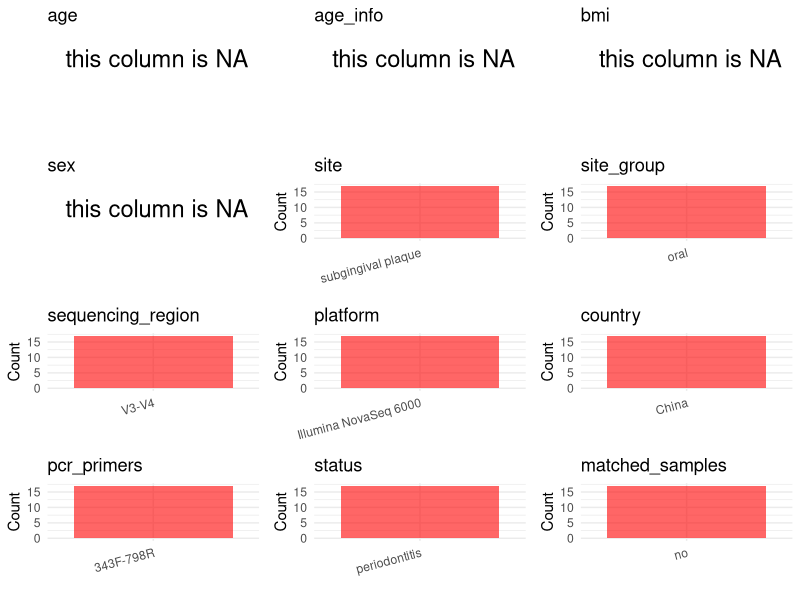

This figure's R source: (Note: this script raises an error after producing the figure.)
## ---- chunk 1
# Load libraries
library(dplyr)
library(ggplot2)
library(cowplot)

# (1) Setting working directory
# EDIT HERE: change project_id for each study
project_id <- "PRJNA893253"

base_dir <- "/beegfs/huangxiaochang/global_oral/global-oral-microbiome/data/projects/"
setwd(file.path(base_dir, project_id))

# (2) Loading raw SRA metadata file
sra_file <- "SraRunTable.csv"
initial_meta <- read.csv("SraRunTable.csv", header = TRUE)

# (3) OPTIONAL: If extra metadata (e.g., Table.x or supplemental materials) are available from the article, you may need to merge the file with initial_meta manually. Below is example code for merging. Depending on the specific case of each study, you can customize the code as needed.
# supp_table <- read.csv("supplemental_table.csv", header = TRUE)
# initial_meta <- left_join(initial_meta, supp_table, by = merge_col_name)
## ---- chunk 2
# (1) Read the article in the following order: abstract, the beginning of the results section, and the methods. Understand the sample size, experimental design, and disease group overview. Clarify the sampling sites; for oral and gut samples, specify the exact sites like supragingival plaque, tongue, etc.

# (2) IMPORTANT: MUST go through each column of initial_meta
# head(initial_meta, 10)

# IMPORTANT: Check the unique values in the column of interest or query column.
# lapply(initial_meta[c('body_habitat', 'body_product', 'body_site')], table) # site
# table(initial_meta$host_subject_id) # subject id
# table(initial_meta$platform..exp.) # output is Illumina
# table(initial_meta$target_subfragment..exp.)
## ---- chunk 3
# (1) EDIT HERE: Parameter setup
# NOTE: This project has no lab control samples (blanks/positives) or non-human samples. Leave keywords empty to skip filtering.
control_column <- NA   # column name in initial_meta
# unique(initial_meta[[control_column]])  # uncomment to explore
control_keywords <- c()     # Enter exact keywords

species_column <- NA          # column name in initial_meta
# unique(initial_meta[[species_column]])  # uncomment to explore
non_human_keywords <- c()            # Enter exact keywords


# (2) Remove controls and non-human samples. DO NOT need to modify code in this part, just run it.
n_samples <- nrow(initial_meta)
# Control evaluation
if (length(control_keywords) > 0) {
  if (is.null(control_column) || control_column == "") {
    stop("Error: control_keywords provided but control_column is missing.")
  }

  if (!(control_column %in% colnames(initial_meta))) {
    stop(sprintf("Error: Column '%s' not found in initial_meta.", control_column))
  }

  control_pattern <- paste(control_keywords, collapse = "|")
  control_text <- initial_meta[[control_column]]
  is_control <- grepl(control_pattern, control_text)

} else {
  is_control <- rep(FALSE, n_samples)
}

# Non-human evaluation
if (length(non_human_keywords) > 0) {
  if (is.null(species_column) || species_column == "") {
    stop("Error: non_human_keywords provided but species_column is missing.")
  }

  if (!(species_column %in% colnames(initial_meta))) {
    stop(sprintf("Error: Column '%s' not found in initial_meta.", control_column))
  }

  non_human_pattern <- paste(non_human_keywords, collapse = "|")
  species_text <- initial_meta[[species_column]]
  is_non_human <- grepl(non_human_pattern, species_text)
} else {
  is_non_human <- rep(FALSE, n_samples)
}

# Execute removal
samples_to_remove <- is_control | is_non_human
initial_meta <- initial_meta[!samples_to_remove, ]

cat("Initial samples counts:",n_samples,"\n")
cat("Removed control samples:", sum(is_control), "\n")
cat("Removed non-human samples:", sum(is_non_human), "\n")
cat("Total samples removed ", sum(samples_to_remove), "\n")
cat("Remaining samples after Step 2:", nrow(initial_meta), "\n")
## ---- chunk 4
# Extract columns from initial_meta as follows:
# (1) No modification needed → extract directly.
# (2) Modification needed → create a column start with 'raw_' and mark the target column as "pending".
# (3) Need to find or determine based on the article.

metadata <- data.frame(
  bioproject = initial_meta$BioProject,
  sample_id = initial_meta$Run,
  subject_id = initial_meta$Sample.Name,
  age = NA,
  age_info = NA,
  bmi = NA,
  raw_sex = NA,
  sex = "pending",
  sequencing_region = "V3-V4",
  platform = initial_meta$Instrument,
  country = initial_meta$geo_loc_name_country,
  raw_site = initial_meta$isolation_source,
  site = "pending",
  site_group = "pending",
  public_time = initial_meta$ReleaseDate,
  pcr_primers = NA,
  title = NA,
  disease_study = NA,
  status = "periodontitis",
  matched_samples = "pending",
  is_time_series = "no",
  stringsAsFactors = FALSE
)

metadata$public_time <- as.Date(metadata$public_time)
## ---- chunk 5
# (1) Handle the columns with the `raw_` prefix.
# IMPORTANT: Add comments if the modification is not straightforward!!

# Assign site and sex
metadata$site <- tolower(metadata$raw_site)
metadata$sex <- NA_character_

metadata$pcr_primers <- "343F-798R"
metadata$title <- "Prevotella genus and its related NOD-like receptor signaling pathway in young males with stage III periodontitis"
metadata$disease_study <- "yes"
metadata$status <- "periodontitis"

## ---- chunk 6
# (2) Filling the 'site_group' and 'matched_samples' columns
# editing site_group
unique(metadata$site)
# EDIT HERE: add oral sites
Oral_site = c("saliva", "mouth", "tongue coating", "supragingival plaque", "subgingival plaque", "oral swab", "denture", "tooth", "abscess pus", "adjacent periodontal pocket", "patient healthy crevice", "healthy control crevice", "gingival crevicular fluid", "subgingival plaque")
# EDIT HERE: add gut sites
Gut_site = c("feces", "stool")
# just run
metadata <- metadata %>%
  mutate(site_group = case_when(
    site %in% Oral_site ~ "oral",
    site %in% Gut_site ~ "gut",
    TRUE ~ "other"
  ))

# editing matched_samples, just run.
metadata$matched_samples <- ifelse(
  ave(metadata$subject_id, metadata$subject_id, FUN = length) > 1,
  "yes",
  "no"
)
## ---- chunk 7
# (3) check if there is pending value in metadata. If there is pending value, go on modify the metadata.
# Function to check if a column contains "pending"
has_pending <- function(col) {
  if (is.character(col) || is.factor(col)) {
    any(col == "pending", na.rm = TRUE)
  } else {
    FALSE
  }
}

# Check for any pending value
any_pending_value <- any(sapply(metadata, has_pending))

if (!any_pending_value) {
  message("Good! No cell contains the value 'pending'.")
} else {
  pending_cols <- names(metadata)[sapply(metadata, has_pending)]
  message("Columns containing 'pending': ", paste(pending_cols, collapse = ", "))
  message("Please continue to resolve these pending columns!")
}
## ---- chunk 8
# Select columns for visualization, just run
plot_data <- metadata %>%
  select(-bioproject, -sample_id, -subject_id, -title)

create_simple_plots <- function(data) {
  plots <- list()
  continuous_vars <- c("age", "bmi")

  for (col in colnames(data)) {
    if (all(is.na(data[[col]]))) {
      p <- ggplot() +
        annotate("text", x = 0.5, y = 0.5, label = "this column is NA", size = 6) +
        labs(title = col) +
        theme_void()
    } else if (col %in% continuous_vars && is.numeric(data[[col]])) {
      p <- ggplot(data, aes(x = .data[[col]])) +
        geom_histogram(fill = "blue", alpha = 0.6, bins = 20, na.rm = TRUE) +
        labs(title = col, x = col, y = "Count") +
        theme_minimal()
    } else {
      count_data <- as.data.frame(table(data[[col]], useNA = "ifany"))
      p <- ggplot(count_data, aes(x = reorder(Var1, -Freq), y = Freq)) +
        geom_col(fill = "red", alpha = 0.6) +
        labs(title = col, x = NULL, y = "Count") +
        theme_minimal() +
        theme(axis.text.x = element_text(angle = 15, hjust = 1))
    }
    plots[[col]] <- p
  }

  return(plots)
}

# Generate and arrange plots
plots <- create_simple_plots(plot_data)
p <- plot_grid(plots$age,
               plots$age_info,
               plots$bmi,
               plots$sex,
               plots$site,
               plots$site_group,
               plots$sequencing_region,
               plots$platform,
               plots$country,
               plots$pcr_primers,
               plots$status,
               plots$matched_samples,
               ncol = 3, align = "hv", axis = "lb")
ggsave("Metadata_Summary.png", plot = p, width = 8, height = 6, dpi = 150)
## ---- chunk 9
# Insert Metadata_Summary.png into the current Rmd output
knitr::include_graphics("Metadata_Summary.png")
## ---- chunk 10
# Reorder the data frame
fixed_cols <- c("bioproject", "sample_id", "subject_id", "age", "age_info",
                "bmi", "sex", "platform", "sequencing_region", "pcr_primers",
                "country", "site", "site_group", "disease_study", "status",
                "title", "public_time", "matched_samples", "is_time_series")
metadata <- metadata %>%
  select(all_of(fixed_cols), everything())

# save metadata
# head(metadata)
write.csv(metadata, file = "metadata_v2.csv", quote = TRUE, row.names = FALSE)
